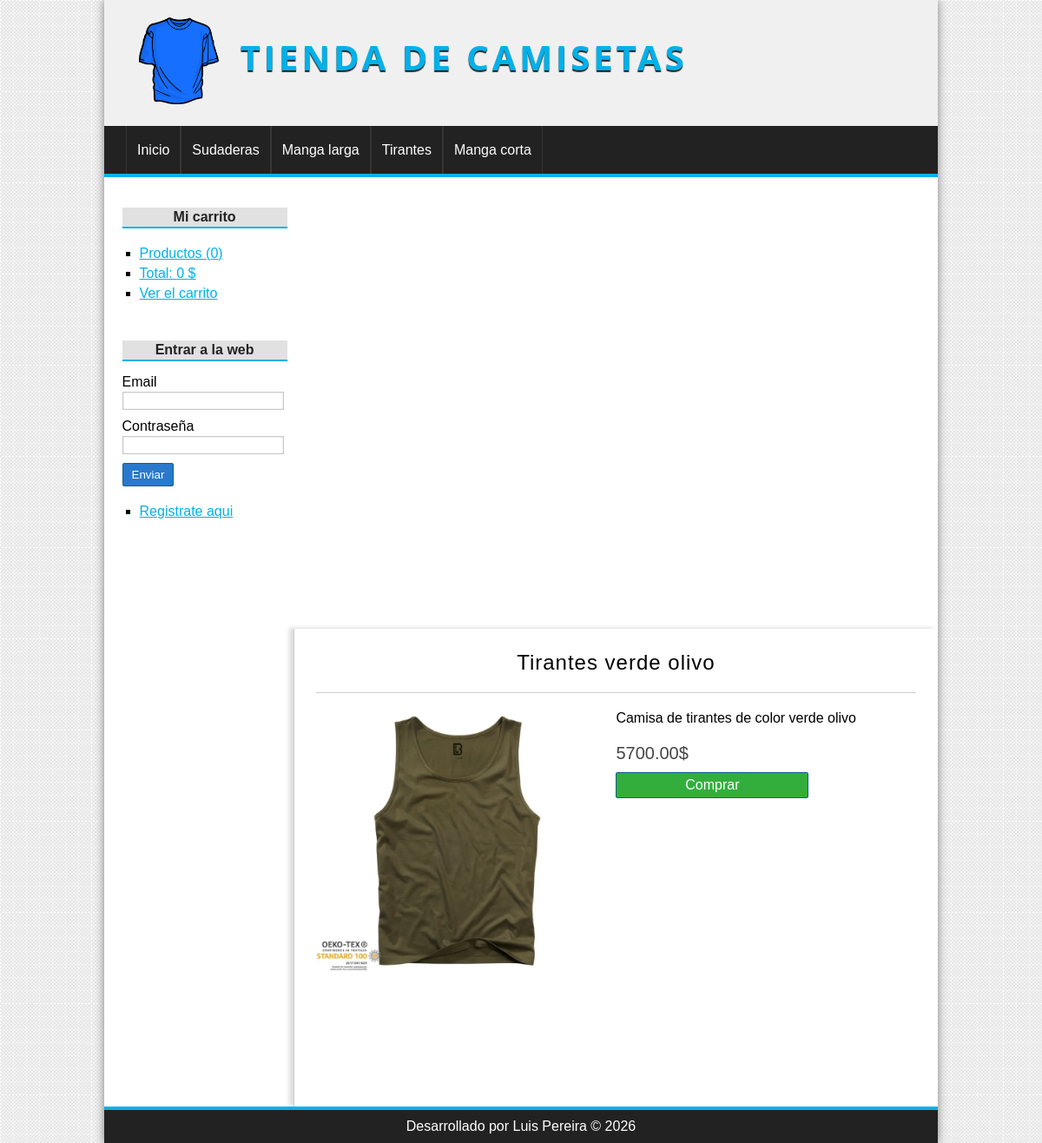
The page /producto/ver&id=25 on the database its author committed.
### tables this page shows
CREATE TABLE IF NOT EXISTS `categorias` (
  `id` int NOT NULL AUTO_INCREMENT,
  `nombre` varchar(100) NOT NULL,
  PRIMARY KEY (`id`)
);

CREATE TABLE IF NOT EXISTS `productos` (
  `id` int NOT NULL AUTO_INCREMENT,
  `categoria_id` int NOT NULL,
  `nombre` varchar(100) NOT NULL,
  `descripcion` text,
  `precio` float(100,2) NOT NULL,
  `stock` int NOT NULL,
  `oferta` varchar(2) DEFAULT NULL,
  `fecha` date NOT NULL,
  `imagen` varchar(255) DEFAULT NULL,
  PRIMARY KEY (`id`),
  KEY `fk_producto_categoria` (`categoria_id`)
);

### config/db.php (called while the page is built, shortened)
<?php
class Database{
	public static function connect(){
		$config = [
			'host' => 'localhost',
			'user' => 'root',
			'pass' => '',
			'name' => 'tienda_master'
		];
		$db = new mysqli($config['host'], $config['user'], $config['pass'], $config['name']);
		$db->query("SET NAMES 'utf8'");
		return $db;
	}
}

### helpers/utils.php (called while the page is built, shortened)
<?php
class Utils{
	public static function showCategorias(){
		require_once 'models/categoria.php';
		$categoria = new Categoria();
		$categorias = $categoria->getAll();
		return $categorias;
	}
}

### models/categoria.php (called while the page is built, shortened)
<?php
class Categoria{
	private $db;
	public function __construct() {
		$this->db = Database::connect();
	}
	public function getAll(){
		$categorias = $this->db->query("SELECT * FROM categorias ORDER BY id DESC;");
		return $categorias;
	}
}

### controllers/productoController.php (called while the page is built, shortened)
<?php
require_once 'models/producto.php';
class productoController{
	public function ver(){
		if(isset($_GET['id'])){
			$id = $_GET['id'];
			$producto = new Producto();
			$producto->setId($id);
			$product = $producto->getOne();
		}
		require_once 'views/producto/ver.php';
	}
}

### models/producto.php (called while the page is built, shortened)
<?php
class Producto{
	private $id;
	private $db;
	public function __construct() {
		$this->db = Database::connect();
	}
	function getId() {
		return $this->id;
	}
	function setId($id) {
		$this->id = $id;
	}
	public function getOne(){
		$producto = $this->db->query("SELECT * FROM productos WHERE id = {$this->getId()}");
		return $producto->fetch_object();
	}
}

### views/producto/ver.php (the view)
<?php if (isset($product)): ?>
	<h1><?= $product->nombre ?></h1>
	<div id="detail-product">
		<div class="image">
			<?php if ($product->imagen != null): ?>
				<img src="<?= base_url ?>uploads/images/<?= $product->imagen ?>" />
			<?php else: ?>
				<img src="<?= base_url ?>assets/img/camiseta.png" />
			<?php endif; ?>
		</div>
		<div class="data">
			<p class="description"><?= $product->descripcion ?></p>
			<p class="price"><?= $product->precio ?>$</p>
			<a href="<?=base_url?>carrito/add&id=<?=$product->id?>" class="button">Comprar</a>
		</div>
	</div>
<?php else: ?>
	<h1>El producto no existe</h1>
<?php endif; ?>

### views/layout/header.php (shortened to what this page needs)
<!DOCTYPE HTML>
<html lang="es">
	<head>
		<link rel="stylesheet" href="<?=base_url?>assets/css/styles.css" />
	</head>
	<body>
		<div id="container">
			<header id="header">
				<div id="logo">
					<img src="<?=base_url?>assets/img/camiseta.png" alt="Camiseta Logo" />
					<a href="<?=base_url?>">
						Tienda de camisetas
					</a>
				</div>
			</header>
			<?php $categorias = Utils::showCategorias(); ?>
			<nav id="menu">
				<ul>
					<li>
						<a href="<?=base_url?>">Inicio</a>
					</li>
					<?php while($cat = $categorias->fetch_object()): ?>
						<li>
							<a href="<?=base_url?>categoria/ver&id=<?=$cat->id?>"><?=$cat->nombre?></a>
						</li>
					<?php endwhile; ?>
				</ul>
			</nav>
			<div id="content">

### assets/css/styles.css (style rules this page uses)
* { padding: 0px; margin: 0px; font-family: sans-serif, Helvetica, Arial; }
body { background: url(../img/bg.png); }
a { color: #01B1EA; }
#container { width: 80%; margin: 0px auto; box-shadow: 0px 0px 10px gray; background: white; }
#header { height: 145px; background: #F0F0F0; }
#logo { padding: 20px; margin-left: 20px; float:left; }
#logo img { float:left; height: 100px; }
#logo a { float:left; font-size: 40px; letter-spacing: 4px; font-family: 'Open Sans', Helvetica, Arial; text-transform: uppercase; color: #01B1EA; font-weight: bold; text-decoration: none; margin-top: 18px; margin-left: 25px; text-shadow: 0px 2px 1px #222222; transition: all 300ms; }
#menu { clear:both; background: #222; color: white; height: 55px; border-bottom: 4px solid #01B1EA; }
#menu ul { list-style: none; text-decoration: none; margin: 0px auto; margin-left: 25px; }
#menu ul li { line-height: 55px; float:left; border-right: 1px solid #363636; }
#menu a { display: block; color: white; text-decoration: none; padding-left: 12px; padding-right: 12px; transition: all 300ms; }
#menu a:first-child { border-left: 1px solid #363636; }
#content { margin: 0px auto; overflow: hidden; background: white; }
input[type="button"], input[type="submit"], button, .button { display: block; border-radius: 2px; width: auto; padding: 5px; padding-left: 10px; padding-right: 10px; color: white; background: #2979CD; border: 1px solid #11608E; cursor:pointer; }
.button { background: #33AE3D; color: white !important; text-decoration: none; }
#central h1 { font-size: 24px; font-weight: normal; letter-spacing: 1px; text-align: center; border-bottom: 1px solid #ccc; margin-bottom: 20px; padding: 20px; padding-top: 0px; }
#detail-product { width: 100%; }
#detail-product .image { display: block; width: 47%; float:left; }
#detail-product img { display: block; width: 100%; float:left; }
#detail-product .data { width: 50%; float:right; }
#detail-product .description { margin-bottom: 20px; }
#detail-product .price { margin-bottom: 10px; font-size: 20px; color: #444; }
#detail-product .button { width: 200px; text-align: center; }

### rows shown on the page
categorias: nombre "Sudaderas"
categorias: nombre "Manga larga"
categorias: nombre "Tirantes"
categorias: nombre "Manga corta"
productos: nombre "Tirantes verde olivo", imagen (picture), descripcion "Camisa de tirantes de color verde olivo", precio "5700.00"

### other values the page prints
$stats['count'] "0"
$stats['total'] "0"
